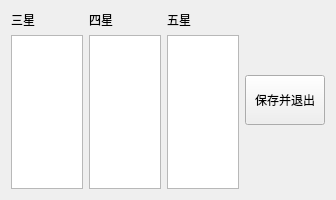
<?xml version="1.0" encoding="UTF-8"?>
<ui version="4.0">
 <class>Form</class>
 <widget class="QWidget" name="Form">
  <property name="geometry">
   <rect>
    <x>0</x>
    <y>0</y>
    <width>336</width>
    <height>200</height>
   </rect>
  </property>
  <property name="windowTitle">
   <string>模板设置</string>
  </property>
  <layout class="QHBoxLayout" name="horizontalLayout_4">
   <item>
    <layout class="QHBoxLayout" name="horizontalLayout_3">
     <item>
      <layout class="QVBoxLayout" name="verticalLayout">
       <item>
        <layout class="QHBoxLayout" name="horizontalLayout_2">
         <item>
          <widget class="QLabel" name="label">
           <property name="text">
            <string>三星</string>
           </property>
          </widget>
         </item>
         <item>
          <widget class="QLabel" name="label_2">
           <property name="text">
            <string>四星</string>
           </property>
          </widget>
         </item>
         <item>
          <widget class="QLabel" name="label_3">
           <property name="text">
            <string>五星</string>
           </property>
          </widget>
         </item>
        </layout>
       </item>
       <item>
        <layout class="QHBoxLayout" name="horizontalLayout">
         <item>
          <widget class="QTextEdit" name="three"/>
         </item>
         <item>
          <widget class="QTextEdit" name="four"/>
         </item>
         <item>
          <widget class="QTextEdit" name="five"/>
         </item>
        </layout>
       </item>
      </layout>
     </item>
    </layout>
   </item>
   <item>
    <widget class="QPushButton" name="Exit">
     <property name="minimumSize">
      <size>
       <width>0</width>
       <height>50</height>
      </size>
     </property>
     <property name="text">
      <string>保存并退出</string>
     </property>
    </widget>
   </item>
  </layout>
 </widget>
 <resources/>
 <connections/>
</ui>
